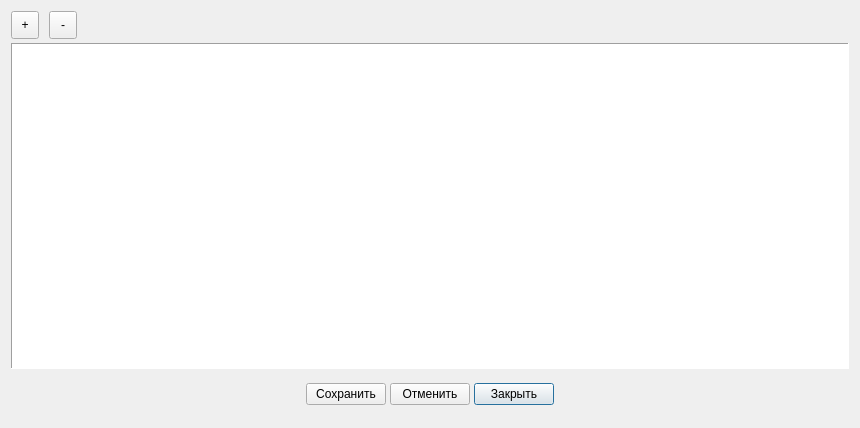
<?xml version="1.0" encoding="UTF-8"?>
<ui version="4.0">
 <class>ProdVNFTWindow</class>
 <widget class="QDialog" name="ProdVNFTWindow">
  <property name="geometry">
   <rect>
    <x>0</x>
    <y>0</y>
    <width>860</width>
    <height>428</height>
   </rect>
  </property>
  <property name="windowTitle">
   <string>Справочник ВНФТ для изделий</string>
  </property>
  <layout class="QVBoxLayout" name="verticalLayout">
   <property name="spacing">
    <number>4</number>
   </property>
   <property name="bottomMargin">
    <number>9</number>
   </property>
   <item>
    <layout class="QHBoxLayout" name="horizontalLayout">
     <property name="spacing">
      <number>10</number>
     </property>
     <item>
      <widget class="QToolButton" name="tbAdd">
       <property name="sizePolicy">
        <sizepolicy hsizetype="Fixed" vsizetype="Fixed">
         <horstretch>0</horstretch>
         <verstretch>0</verstretch>
        </sizepolicy>
       </property>
       <property name="minimumSize">
        <size>
         <width>28</width>
         <height>28</height>
        </size>
       </property>
       <property name="toolTip">
        <string>Добавить запись</string>
       </property>
       <property name="text">
        <string>+</string>
       </property>
       <property name="icon">
        <iconset resource="resource.qrc">
         <normaloff>:/image/Add2.png</normaloff>:/image/Add2.png</iconset>
       </property>
      </widget>
     </item>
     <item>
      <widget class="QToolButton" name="tbDelete">
       <property name="minimumSize">
        <size>
         <width>28</width>
         <height>28</height>
        </size>
       </property>
       <property name="toolTip">
        <string>Удалить запись</string>
       </property>
       <property name="text">
        <string>-</string>
       </property>
       <property name="icon">
        <iconset resource="resource.qrc">
         <normaloff>:/image/cancel2.png</normaloff>:/image/cancel2.png</iconset>
       </property>
      </widget>
     </item>
     <item>
      <spacer name="horizontalSpacer">
       <property name="orientation">
        <enum>Qt::Orientation::Horizontal</enum>
       </property>
       <property name="sizeHint" stdset="0">
        <size>
         <width>40</width>
         <height>20</height>
        </size>
       </property>
      </spacer>
     </item>
    </layout>
   </item>
   <item>
    <widget class="QTableView" name="tableView">
     <property name="autoFillBackground">
      <bool>true</bool>
     </property>
     <property name="frameShape">
      <enum>QFrame::Shape::Panel</enum>
     </property>
     <property name="sortingEnabled">
      <bool>true</bool>
     </property>
    </widget>
   </item>
   <item>
    <layout class="QHBoxLayout" name="horizontalLayout_2">
     <property name="topMargin">
      <number>10</number>
     </property>
     <property name="bottomMargin">
      <number>14</number>
     </property>
     <item>
      <spacer name="horizontalSpacer_2">
       <property name="orientation">
        <enum>Qt::Orientation::Horizontal</enum>
       </property>
       <property name="sizeHint" stdset="0">
        <size>
         <width>40</width>
         <height>20</height>
        </size>
       </property>
      </spacer>
     </item>
     <item>
      <widget class="QPushButton" name="pbSave">
       <property name="text">
        <string>Сохранить</string>
       </property>
       <property name="icon">
        <iconset resource="resource.qrc">
         <normaloff>:/image/Apply24x24.png</normaloff>:/image/Apply24x24.png</iconset>
       </property>
       <property name="iconSize">
        <size>
         <width>24</width>
         <height>24</height>
        </size>
       </property>
      </widget>
     </item>
     <item>
      <widget class="QPushButton" name="pbCancel">
       <property name="text">
        <string>Отменить</string>
       </property>
       <property name="icon">
        <iconset resource="resource.qrc">
         <normaloff>:/image/cancel2.png</normaloff>:/image/cancel2.png</iconset>
       </property>
       <property name="iconSize">
        <size>
         <width>24</width>
         <height>24</height>
        </size>
       </property>
      </widget>
     </item>
     <item>
      <widget class="QPushButton" name="pbClose">
       <property name="text">
        <string>Закрыть</string>
       </property>
       <property name="icon">
        <iconset resource="resource.qrc">
         <normaloff>:/image/Exit.png</normaloff>:/image/Exit.png</iconset>
       </property>
       <property name="iconSize">
        <size>
         <width>24</width>
         <height>24</height>
        </size>
       </property>
       <property name="default">
        <bool>true</bool>
       </property>
      </widget>
     </item>
     <item>
      <spacer name="horizontalSpacer_3">
       <property name="orientation">
        <enum>Qt::Orientation::Horizontal</enum>
       </property>
       <property name="sizeHint" stdset="0">
        <size>
         <width>40</width>
         <height>20</height>
        </size>
       </property>
      </spacer>
     </item>
    </layout>
   </item>
  </layout>
 </widget>
 <resources>
  <include location="resource.qrc"/>
 </resources>
 <connections>
  <connection>
   <sender>pbClose</sender>
   <signal>clicked()</signal>
   <receiver>ProdVNFTWindow</receiver>
   <slot>close()</slot>
   <hints>
    <hint type="sourcelabel">
     <x>339</x>
     <y>371</y>
    </hint>
    <hint type="destinationlabel">
     <x>520</x>
     <y>205</y>
    </hint>
   </hints>
  </connection>
 </connections>
</ui>
